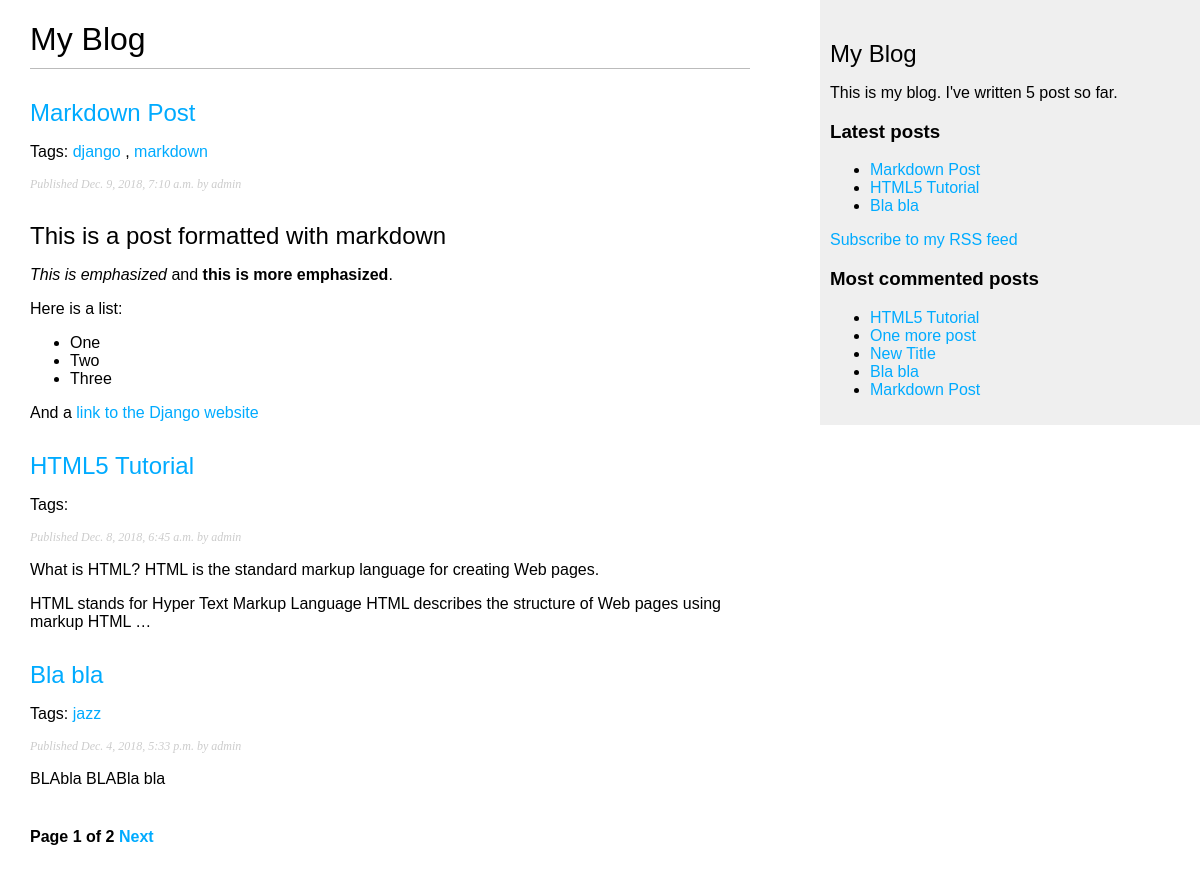
Screenshot of /blog/ with the database file from the repository.
### blog/models.py (models this page shows, shortened)
class Post(models.Model):
    STATUS_CHOICES = (
        ('draft', 'Draft'),
        ('published', 'Published'),
    )
    title = models.CharField(max_length=250)
    slug = models.SlugField(max_length=250, unique_for_date='publish')
    author = models.ForeignKey(User, related_name='blog_posts', on_delete=models.CASCADE)
    body = models.TextField()
    publish = models.DateTimeField(default=timezone.now)
    created = models.DateTimeField(auto_now_add=True)
    updated = models.DateTimeField(auto_now=True)
    status = models.CharField(max_length=10, choices=STATUS_CHOICES, default='draft')
    objects = models.Manager()
    published = PublishedManager()
    tags = TaggableManager()
    class Meta:
        ordering = ('-publish',)
    def get_absolute_url(self):
        return reverse('blog:post_detail',
                       args=[self.publish.year,
                             self.publish.strftime('%m'),
                             self.publish.strftime('%d'),
                             self.slug])

### blog/views.py (the view)
# urls.py: path('', views.post_list, name='post_list'),
def post_list(request, tag_slug=None):
    object_list = Post.published.all()
    tag = None
    if tag_slug:
        tag = get_object_or_404(Tag, slug=tag_slug)
        object_list = object_list.filter(tags__in=[tag])
    paginator = Paginator(object_list, 3)
    page = request.GET.get('page')
    try:
        posts = paginator.page(page)
    except PageNotAnInteger:
        posts = paginator.page(1)
    except EmptyPage:
        posts = paginator.page(paginator.num_pages)
    return render(request, 'blog/post/list.html', {'page': page,
                                                   'posts': posts,
                                                   'tag': tag})

### blog/models.py (called while the page is built)
    def get_queryset(self):
        return super(PublishedManager, self).get_queryset().filter(status='published')

### blog/templatetags/blog_tags.py (called while the page is built)
@register.simple_tag
def total_posts():
    return Post.published.count()

@register.inclusion_tag('blog/post/latest_posts.html')
def show_latest_posts(count=5):
    latest_posts = Post.published.order_by('-publish')[:count]
    return {'latest_posts': latest_posts}

@register.simple_tag
def get_most_commented_posts(count=5):
    return Post.published.annotate(total_comments=Count('comments')).order_by('-total_comments')[:count]

@register.filter(name='markdown')
def markdown_format(text):
    return mark_safe(markdown.markdown(text))

### templates/blog/post/list.html (shortened to what this page needs)
{% extends 'blog/base.html' %}
{% load blog_tags %}
{% block content %}
    <h1>My Blog</h1>
    {% for post in posts %}
        <h2>
            <a href="{{ post.get_absolute_url }}">
                {{ post.title }}
            </a>
        </h2>
        <p class="tags">
            Tags:
            {% for tag in post.tags.all %}
                <a href="{% url "blog:post_list_by_tag" tag.slug %}">
                    {{ tag.name }}
                </a>
                {% if not forloop.last %}, {% endif %}
            {% endfor %}
        </p>
        <p class="date">
            Published {{ post.publish }} by {{ post.author }}
        </p>
        {{ post.body|markdown|truncatewords_html:30 }}
    {% endfor %}
    {% include "pagination.html" with page=posts %}
{% endblock %}

### templates/blog/base.html (shortened to what this page needs)
{% load blog_tags %}
{% load static %}
<!DOCTYPE html>
<html lang="en">
<head>
    <link href="{% static "css/blog.css" %}" rel="stylesheet"/>
</head>
<body>
<div id="content">
    {% block content %}
    {% endblock %}
</div>
<div id="sidebar">
    <h2>My Blog</h2>
    <p>This is my blog. I've written {% total_posts %} post so far.</p>
    <h3>Latest posts</h3>
    {% show_latest_posts 3 %}
    <p><a href="{% url "blog:post_feed" %}">Subscribe to my RSS feed</a></p>
    <h3>Most commented posts</h3>
    {% get_most_commented_posts as most_commented_posts %}
    <ul>
        {% for post in most_commented_posts %}
            <li>
                <a href="{{ post.get_absolute_url }}">{{ post.title }}</a>
            </li>
        {% endfor %}
    </ul>
</div>
</body>
</html>

### templates/blog/post/latest_posts.html
<ul>
    {% for post in latest_posts %}
        <li>
            <a href="{{ post.get_absolute_url }}">{{ post.title }}</a>
        </li>
    {% endfor %}
</ul>

### static/css/blog.css (style rules this page uses)
body { margin:0; padding:0; font-family:helvetica, sans-serif; }
a { color:#00abff; text-decoration:none; }
h1 { font-weight:normal; border-bottom:1px solid #bbb; padding:0 0 10px 0; }
h2 { font-weight:normal; margin:30px 0 0; }
#content { float:left; width:60%; padding:0 0 0 30px; }
#sidebar { float:right; width:30%; padding:10px; background:#efefef; height:100%; }
p.date { color:#ccc; font-family: georgia, serif; font-size: 12px; font-style: italic; }

### rows the page displays
Post: title "Markdown Post", publish "Dec. 9, 2018, 7:10 a.m.", author "admin", body "This is a post formatted with markdown This is emphasized and this is more emphasized . Here is a list: One Two Three And a link to the Django website"
Tag: name "django"
Tag: name "markdown"
Post: title "HTML5 Tutorial", publish "Dec. 8, 2018, 6:45 a.m.", author "admin", body "What is HTML? HTML is the standard markup language for creating Web pages. HTML stands for Hyper Text Markup Language HTML describes the structure of Web pages using markup HTML …"
Post: title "Bla bla", publish "Dec. 4, 2018, 5:33 p.m.", author "admin", body "BLAbla BLABla bla"
Tag: name "jazz"
Post: title "One more post"
Post: title "New Title"

### other values shown
{{ page.number }} "1"
{{ page.paginator.num_pages }} "2"
